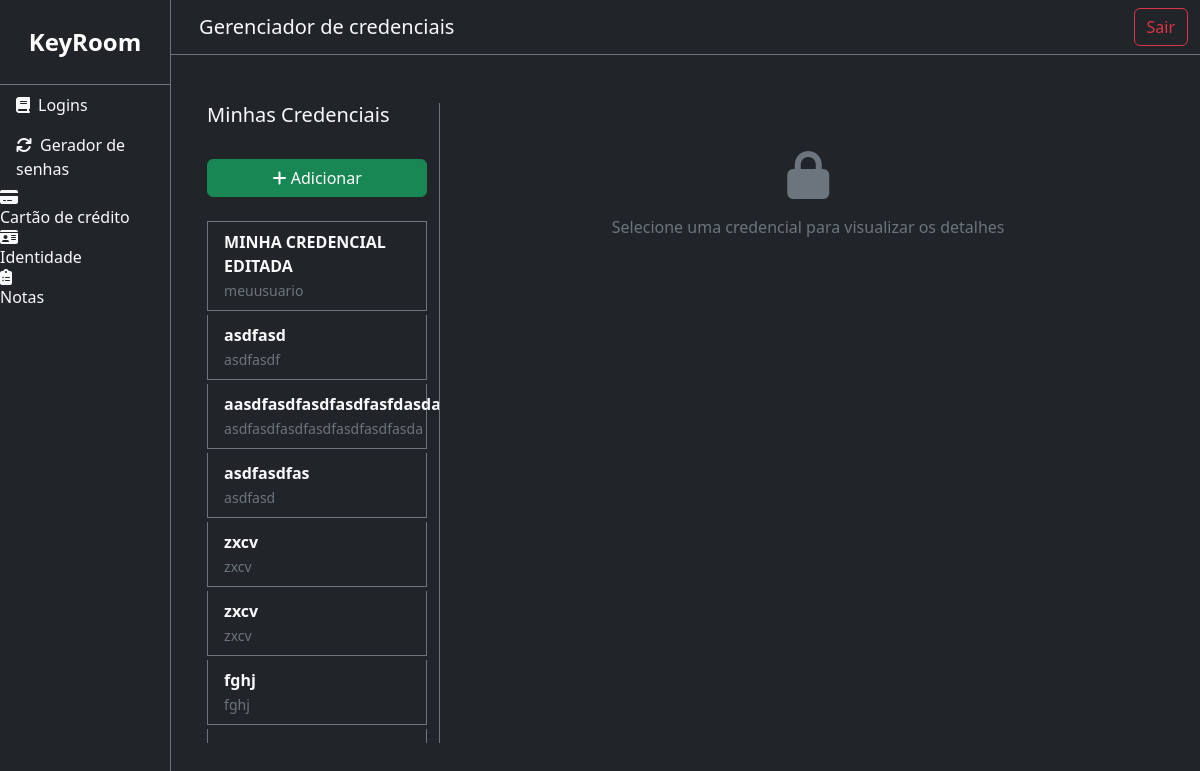
Before: /credentials/ (signed in) with the older database file.
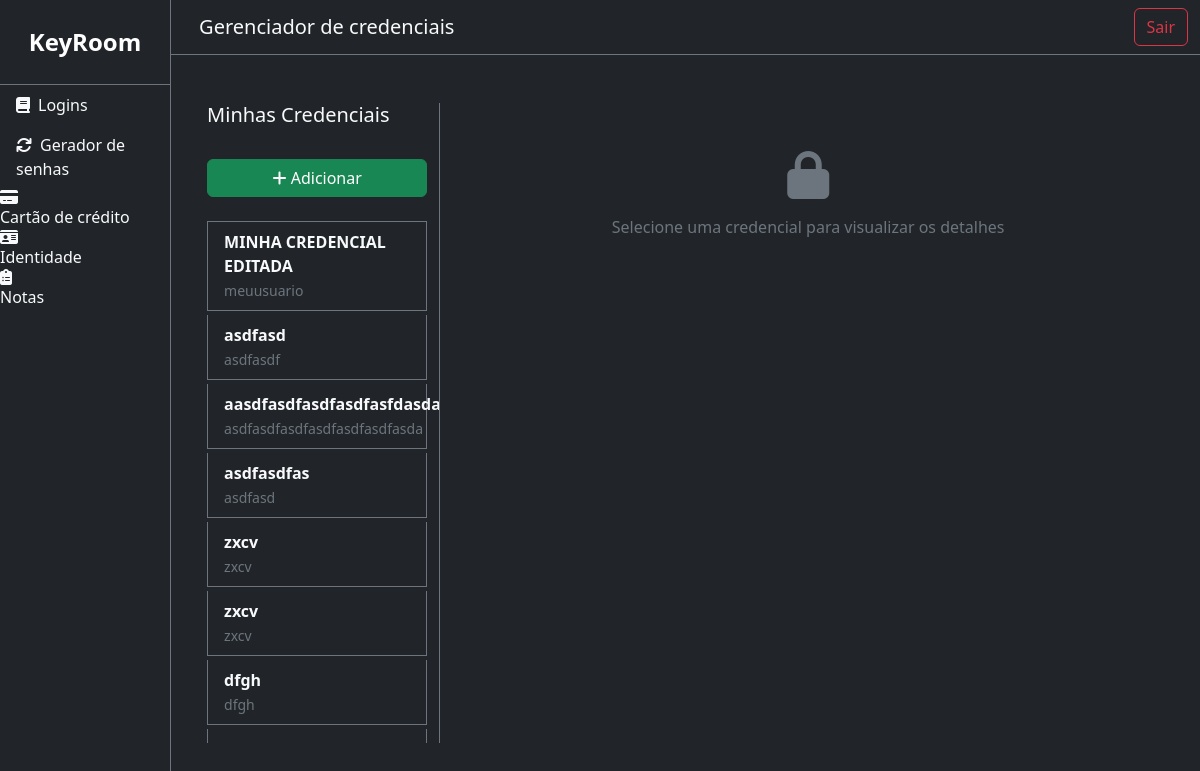
After: the same page with the newer database file.
### core/models.py (models this page shows, shortened)
class Credential(models.Model):
    user = models.ForeignKey(User, on_delete=models.CASCADE, related_name='credentials')
    title = models.CharField(max_length=200)
    username = models.CharField(max_length=200)
    password = models.CharField(max_length=200, blank=True)
    url = models.CharField(max_length=200, blank=True)
    otpCode = models.CharField(max_length=200, blank=True)
    notes = models.TextField(blank=True)

### core/views/view_credentials.py (the view)
# urls.py: path('credentials/', view_credentials.main_page, name='main_page'),
@login_required(login_url='home_page')
def main_page(request):
    credentials_user = Credential.objects.filter(user=request.user)
    return render(request, 'credential/list.html', {
        'logins': credentials_user
    })

### core/templates/credential/list.html (shortened to what this page needs)
{% extends 'base.html' %}
{% block content %}
    <div class="container-fluid py-4">
        <div class="row">
            <div class="col-md-4 col-lg-3 border-end border-secondary" style="height: 80vh; overflow-y: auto;">
                <h5 class="text-light mb-3">Minhas Credenciais</h5>
                <div class="list-group" id="credentialList">
                    <a href="{% url 'add_credential' %}" class="btn btn-success w-100 mt-3">
                        <i class="fas fa-plus"></i> Adicionar
                    </a>
                    <br>
                    {% for login in logins %}
                        <button
                                class="list-group-item list-group-item-action bg-dark text-light border-secondary mb-1"
                                onclick="showCredential('{{ login.id }}')">
                            <div class="fw-bold">{{ login.title }}</div>
                            <small class="text-secondary">{{ login.username }}</small>
                        </button>
                        {% empty %}
                        <div class="alert alert-dark border-secondary text-light">
                            Nenhuma credencial cadastrada.
                        </div>
                    {% endfor %}
                </div>
            </div>
            <div class="col-md-8 col-lg-9" id="credentialDetail">
                <div class="text-center text-secondary mt-5">
                    <i class="fas fa-lock fa-3x mb-3"></i>
                    <p>Selecione uma credencial para visualizar os detalhes</p>
                </div>
            </div>
        </div>
    </div>
{% endblock %}

Changed rows visible on the page:
removed Credential: title "fghj", username "fghj"
now on this page (row unchanged): Credential: title "dfgh", username "dfgh"
